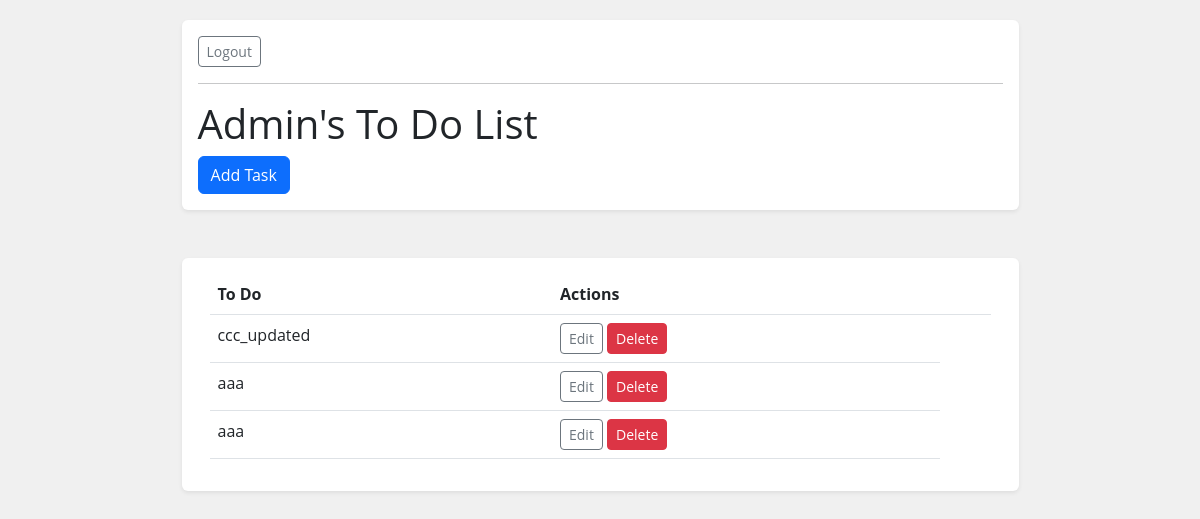
The app's page / (signed in) with its own data.
### todolist/models.py (models this page shows, shortened)
class Task(models.Model):
    user = models.ForeignKey(User, on_delete=models.CASCADE, null=True, blank=True)
    title = models.CharField(max_length=50)
    completed = models.BooleanField(default=False)
    created_at = models.DateTimeField(auto_now_add=True)
    class Meta:
        ordering = ['completed']

### todolist/views.py (the view)
# urls.py: path('', TaskList.as_view(), name='tasks'),
class TaskList(ListView):
    model = Task
    template_name = 'todolist/task_list.html'
    context_object_name = 'tasks'
    def get_queryset(self):
        if self.request.user.is_authenticated:
            return Task.objects.filter(user=self.request.user)
        else:
            return Task.objects.none()

### todolist/templates/todolist/task_list.html (shortened to what this page needs)
{% extends 'todolist/base.html' %}
{% block header %}
    {% if request.user.is_authenticated %}
    <a class="btn btn-outline-secondary btn-sm" href="{% url 'logout' %}">Logout</a>
    {% else %}
    <a class="btn btn-outline-secondary btn-sm" href="{% url 'login' %}">Login</a>
    {% endif %}
    <hr>
    <div>
        {% if request.user.is_authenticated %}
        <h1>{{user|title}}'s To Do List</h1>
        <a class="btn btn-primary" href="{% url 'task-create' %}">Add Task</a>
        {% else %}
        <h1>Anonymous user's To Do List</h1>
        <a class="btn btn-primary" href="{% url 'login' %}">Add Task</a>
        {% endif %}
    </div>
{% endblock header %}
{% block content %}
    <div class="container">
        <table class="table">
            <thead>
                <th>To Do</th>
                <th>Actions</th>
                <th></th>
            </thead>
            <tbody>
                {% for task in tasks %}
                <tr>
                    <td class="task-title" id="task-{{ task.id }}" style="cursor: pointer;">
                        {{task.title}}
                    </td>
                    <td>
                        <a href="{% url 'task-edit' task.id %}" class="btn btn-outline-secondary btn-sm">Edit</a>
                        <a href="{% url 'task-delete' task.id %}" class="btn btn-danger btn-sm">Delete</a>
                    </td>
                </tr>
                {% empty %}
                    <h3>No tasks yet</h3>
                {% endfor %}
            </tbody>
        </table>
    </div>
{% endblock content %}

### todolist/static/css/style.css (style rules this page uses)
body { padding-top: 20px; font-family: 'Open Sans', sans-serif; background-color: rgb(240, 240, 240); }

### records on screen
Task: title "ccc_updated"
Task: title "aaa"
Task: title "aaa"

### other values on screen
{{ user|title }} "Admin"
